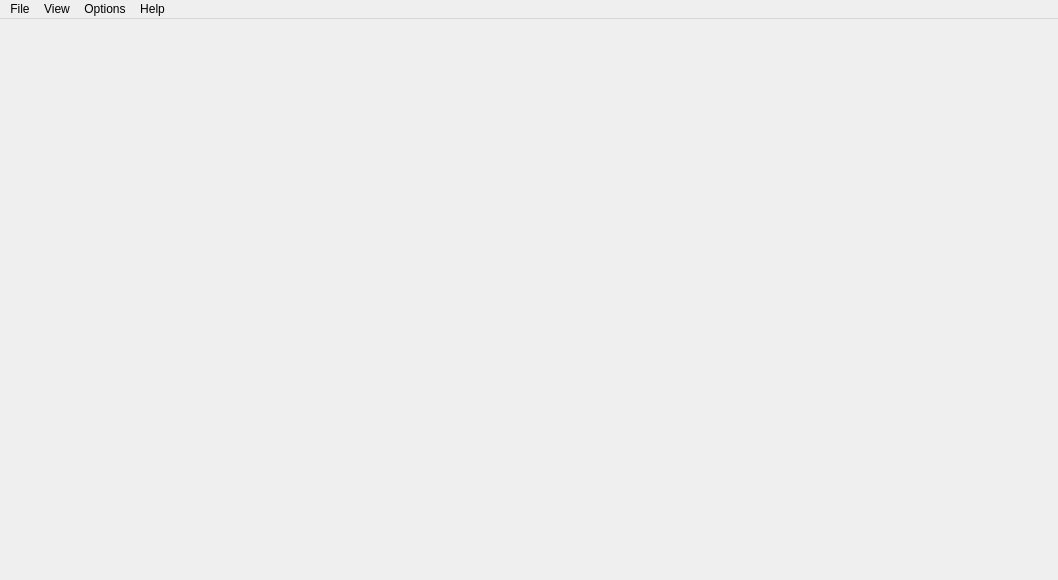
<?xml version="1.0" encoding="UTF-8"?>
<ui version="4.0">
 <class>main_window</class>
 <widget class="QMainWindow" name="main_window">
  <property name="geometry">
   <rect>
    <x>0</x>
    <y>0</y>
    <width>1058</width>
    <height>580</height>
   </rect>
  </property>
  <property name="sizePolicy">
   <sizepolicy hsizetype="Expanding" vsizetype="Expanding">
    <horstretch>0</horstretch>
    <verstretch>0</verstretch>
   </sizepolicy>
  </property>
  <property name="minimumSize">
   <size>
    <width>4</width>
    <height>0</height>
   </size>
  </property>
  <property name="windowTitle">
   <string>FormatX</string>
  </property>
  <property name="autoFillBackground">
   <bool>false</bool>
  </property>
  <property name="animated">
   <bool>true</bool>
  </property>
  <property name="dockNestingEnabled">
   <bool>true</bool>
  </property>
  <property name="dockOptions">
   <set>QMainWindow::AllowNestedDocks|QMainWindow::AllowTabbedDocks|QMainWindow::AnimatedDocks|QMainWindow::GroupedDragging</set>
  </property>
  <widget class="QWidget" name="centralWidget">
   <property name="sizePolicy">
    <sizepolicy hsizetype="Expanding" vsizetype="Expanding">
     <horstretch>0</horstretch>
     <verstretch>0</verstretch>
    </sizepolicy>
   </property>
   <property name="locale">
    <locale language="English" country="Germany"/>
   </property>
   <widget class="QWidget" name="sizeSliderContainer" native="true">
    <property name="geometry">
     <rect>
      <x>280</x>
      <y>10</y>
      <width>181</width>
      <height>31</height>
     </rect>
    </property>
    <property name="sizePolicy">
     <sizepolicy hsizetype="Fixed" vsizetype="Expanding">
      <horstretch>0</horstretch>
      <verstretch>0</verstretch>
     </sizepolicy>
    </property>
    <layout class="QHBoxLayout" name="horizontalLayout">
     <property name="spacing">
      <number>0</number>
     </property>
     <property name="leftMargin">
      <number>14</number>
     </property>
     <property name="topMargin">
      <number>0</number>
     </property>
     <property name="rightMargin">
      <number>14</number>
     </property>
     <property name="bottomMargin">
      <number>0</number>
     </property>
    </layout>
   </widget>
  </widget>
  <widget class="QMenuBar" name="menuBar">
   <property name="geometry">
    <rect>
     <x>0</x>
     <y>0</y>
     <width>1058</width>
     <height>30</height>
    </rect>
   </property>
   <property name="contextMenuPolicy">
    <enum>Qt::PreventContextMenu</enum>
   </property>
   <widget class="QMenu" name="menuFile">
    <property name="title">
     <string>File</string>
    </property>
    <widget class="QMenu" name="openRecentFilesMenu">
     <property name="enabled">
      <bool>true</bool>
     </property>
     <property name="title">
      <string>Open Recent Files</string>
     </property>
     <property name="toolTipsVisible">
      <bool>true</bool>
     </property>
     <addaction name="clearRecentAct"/>
     <addaction name="freezeRecentAct"/>
     <addaction name="separator"/>
    </widget>
    <addaction name="openFileAct"/>
    <addaction name="openRecentFilesMenu"/>
    <addaction name="separator"/>
    <addaction name="exitAct"/>
   </widget>
   <widget class="QMenu" name="menuConfiguration">
    <property name="title">
     <string>Options</string>
    </property>
    <addaction name="showGeneralOptAct"/>
   </widget>
   <widget class="QMenu" name="menuView">
    <property name="title">
     <string>View</string>
    </property>
   </widget>
   <widget class="QMenu" name="menuHelp">
    <property name="title">
     <string>Help</string>
    </property>
    <addaction name="updateAct"/>
    <addaction name="separator"/>
    <addaction name="aboutAppAct"/>
    <addaction name="aboutFBXAct"/>
    <addaction name="aboutQtAct"/>
   </widget>
   <addaction name="menuFile"/>
   <addaction name="menuView"/>
   <addaction name="menuConfiguration"/>
   <addaction name="menuHelp"/>
  </widget>
  <action name="openFileAct">
   <property name="text">
    <string>Open File</string>
   </property>
  </action>
  <action name="showGeneralOptAct">
   <property name="text">
    <string>General</string>
   </property>
   <property name="toolTip">
    <string>Configure CPU</string>
   </property>
  </action>
  <action name="exitAct">
   <property name="text">
    <string>Exit</string>
   </property>
   <property name="toolTip">
    <string>Exit FormatX</string>
   </property>
   <property name="statusTip">
    <string>Exit the application</string>
   </property>
  </action>
  <action name="aboutAppAct">
   <property name="text">
    <string>About FormatX</string>
   </property>
  </action>
  <action name="updateAct">
   <property name="text">
    <string>Check for Updates</string>
   </property>
  </action>
  <action name="clearRecentAct">
   <property name="text">
    <string>List Clear</string>
   </property>
  </action>
  <action name="freezeRecentAct">
   <property name="checkable">
    <bool>true</bool>
   </property>
   <property name="text">
    <string>List Freeze</string>
   </property>
  </action>
  <action name="aboutQtAct">
   <property name="text">
    <string>About Qt</string>
   </property>
  </action>
  <action name="aboutFBXAct">
   <property name="text">
    <string>About Autodesk® FBX®</string>
   </property>
  </action>
 </widget>
 <layoutdefault spacing="6" margin="11"/>
 <resources/>
 <connections/>
</ui>
